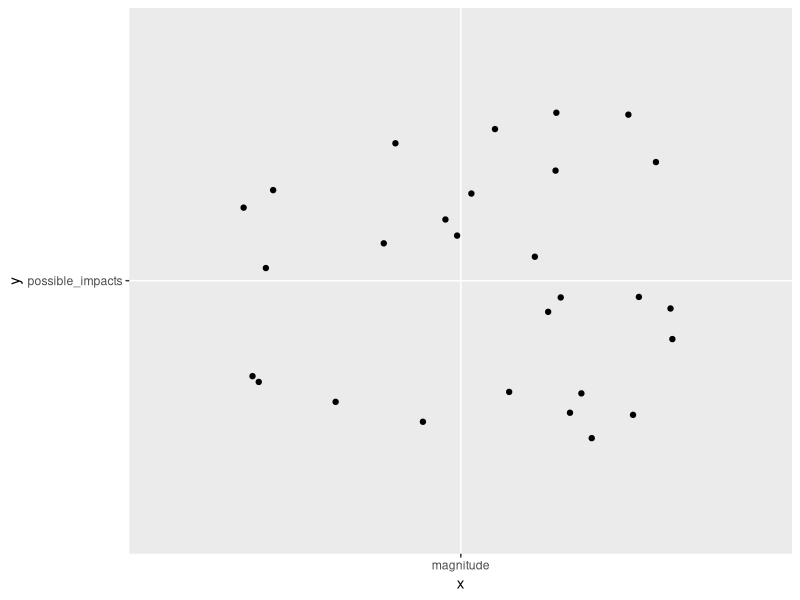
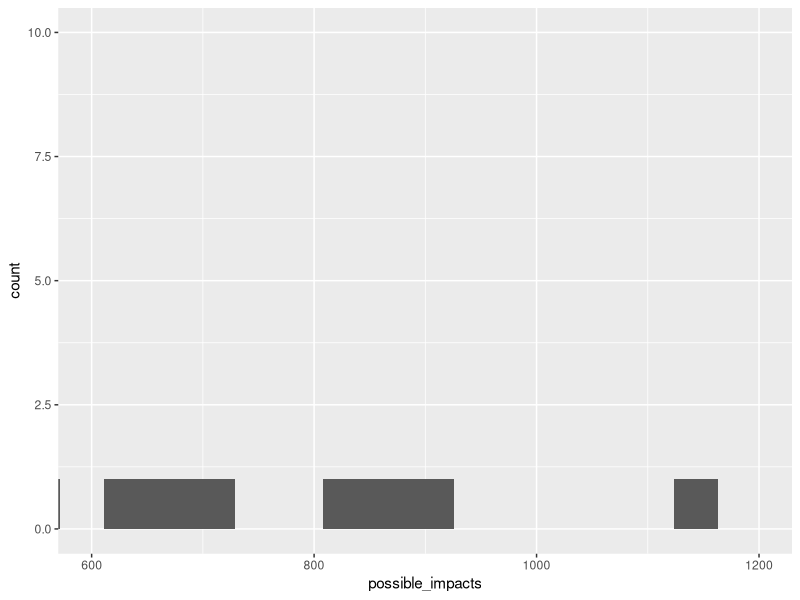
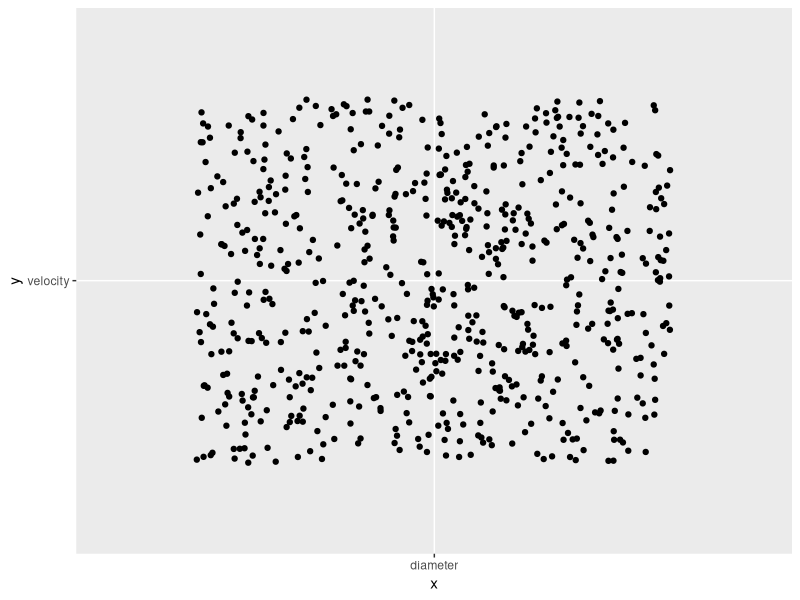

Recreate these plots in R, in order.
## ---- chunk 1
knitr::opts_chunk$set(echo = TRUE)
library(tidyverse)
library(dplyr)
library(tidyr)
impacts <- read_csv("impacts.csv")
## ---- chunk 2
impacts2 <- rename(impacts, name = "Object Name", start = "Period Start", end = "Period End", possible_impacts = "Possible Impacts", impact_prob = "Cumulative Impact Probability", velocity = "Asteroid Velocity", magnitude = "Asteroid Magnitude", diameter = "Asteroid Diameter (km)", palermo = "Cumulative Palermo Scale", max_palermo = "Maximum Palermo Scale", torino = "Maximum Torino Scale")
print(impacts2)
## ---- chunk 3
impacts3 <- select(impacts2, -max_palermo, -torino)
print(impacts3)
## ---- chunk 4
impacts4 <- filter(impacts3, palermo >-4.0)
  
ggplot(data=impacts4)+
  geom_jitter(mapping=aes(x="magnitude", y="possible_impacts"))
## ---- chunk 5
ggplot(data=impacts3)+
  geom_histogram(mapping=aes(x=possible_impacts)) + 
  coord_cartesian(xlim = c(600, 1200), ylim = c(0, 10))
## ---- chunk 6
ggplot(data=impacts3)+
  geom_jitter(mapping=aes(x="diameter", y="velocity"))
